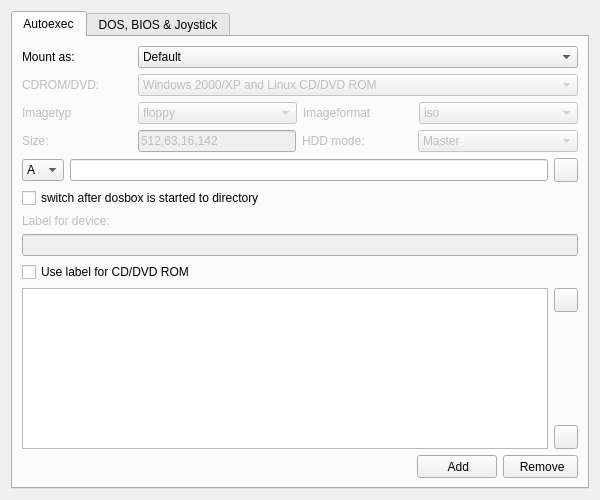
<ui version="4.0" >
 <class>UiMiscPage</class>
 <widget class="QWizardPage" name="UiMiscPage" >
  <property name="geometry" >
   <rect>
    <x>0</x>
    <y>0</y>
    <width>600</width>
    <height>500</height>
   </rect>
  </property>
  <property name="minimumSize" >
   <size>
    <width>600</width>
    <height>500</height>
   </size>
  </property>
  <property name="maximumSize" >
   <size>
    <width>600</width>
    <height>500</height>
   </size>
  </property>
  <property name="windowTitle" >
   <string>Misc</string>
  </property>
  <property name="windowIcon" >
   <iconset resource="../resource/dboxfeassistant.qrc" >
    <normaloff>:/dboxfe_image</normaloff>:/dboxfe_image</iconset>
  </property>
  <layout class="QGridLayout" name="glMiscPage" >
   <item row="0" column="0" >
    <widget class="QTabWidget" name="tabWidgetMisc" >
     <property name="currentIndex" >
      <number>0</number>
     </property>
     <widget class="QWidget" name="tabAutoxecConfig" >
      <attribute name="title" >
       <string>Autoexec</string>
      </attribute>
      <layout class="QGridLayout" name="glAutoexecConfig" >
       <item row="0" column="0" >
        <layout class="QVBoxLayout" name="vlAutoexecMount" >
         <item>
          <layout class="QHBoxLayout" name="hlAutoexecMountAs" >
           <item>
            <widget class="QLabel" name="labalAutoexecMountAs" >
             <property name="minimumSize" >
              <size>
               <width>110</width>
               <height>0</height>
              </size>
             </property>
             <property name="maximumSize" >
              <size>
               <width>110</width>
               <height>16777215</height>
              </size>
             </property>
             <property name="text" >
              <string>Mount as:</string>
             </property>
             <property name="buddy" >
              <cstring>cbxAutoexecDirectoryOption</cstring>
             </property>
            </widget>
           </item>
           <item>
            <widget class="QComboBox" name="cbxAutoexecDirectoryOption" >
             <item>
              <property name="text" >
               <string>Default</string>
              </property>
             </item>
             <item>
              <property name="text" >
               <string>CD/DVD ROM</string>
              </property>
             </item>
             <item>
              <property name="text" >
               <string>Floppy</string>
              </property>
             </item>
             <item>
              <property name="text" >
               <string>Image</string>
              </property>
             </item>
            </widget>
           </item>
          </layout>
         </item>
         <item>
          <layout class="QHBoxLayout" name="hlAutoexecCD_DVD" >
           <item>
            <widget class="QLabel" name="labalAutoexecCD_DVD" >
             <property name="enabled" >
              <bool>false</bool>
             </property>
             <property name="minimumSize" >
              <size>
               <width>110</width>
               <height>0</height>
              </size>
             </property>
             <property name="maximumSize" >
              <size>
               <width>110</width>
               <height>16777215</height>
              </size>
             </property>
             <property name="text" >
              <string>CDROM/DVD:</string>
             </property>
             <property name="buddy" >
              <cstring>cbxAutoexecCDDVDROMOption</cstring>
             </property>
            </widget>
           </item>
           <item>
            <widget class="QComboBox" name="cbxAutoexecCDDVDROMOption" >
             <property name="enabled" >
              <bool>false</bool>
             </property>
             <item>
              <property name="text" >
               <string>Windows 2000/XP and Linux CD/DVD ROM</string>
              </property>
             </item>
             <item>
              <property name="text" >
               <string>Windows 98 CD/DVD ROM</string>
              </property>
             </item>
            </widget>
           </item>
          </layout>
         </item>
         <item>
          <layout class="QHBoxLayout" name="hlAutoexecImageType" >
           <item>
            <widget class="QLabel" name="labalAutoexecImageType" >
             <property name="enabled" >
              <bool>false</bool>
             </property>
             <property name="minimumSize" >
              <size>
               <width>110</width>
               <height>0</height>
              </size>
             </property>
             <property name="maximumSize" >
              <size>
               <width>110</width>
               <height>16777215</height>
              </size>
             </property>
             <property name="text" >
              <string>Imagetyp</string>
             </property>
             <property name="buddy" >
              <cstring>cbxAutoexecCDDVDROMOption</cstring>
             </property>
            </widget>
           </item>
           <item>
            <widget class="QComboBox" name="cbxAutoexecImageTyp" >
             <property name="enabled" >
              <bool>false</bool>
             </property>
             <item>
              <property name="text" >
               <string>floppy</string>
              </property>
             </item>
             <item>
              <property name="text" >
               <string>iso</string>
              </property>
             </item>
             <item>
              <property name="text" >
               <string>hdd</string>
              </property>
             </item>
            </widget>
           </item>
           <item>
            <widget class="QLabel" name="labalAutoexecImageFormat" >
             <property name="enabled" >
              <bool>false</bool>
             </property>
             <property name="minimumSize" >
              <size>
               <width>110</width>
               <height>0</height>
              </size>
             </property>
             <property name="maximumSize" >
              <size>
               <width>110</width>
               <height>16777215</height>
              </size>
             </property>
             <property name="text" >
              <string>Imageformat</string>
             </property>
             <property name="buddy" >
              <cstring>cbxAutoexecCDDVDROMOption</cstring>
             </property>
            </widget>
           </item>
           <item>
            <widget class="QComboBox" name="cbxAutoexecImageFormat" >
             <property name="enabled" >
              <bool>false</bool>
             </property>
             <item>
              <property name="text" >
               <string>iso</string>
              </property>
             </item>
             <item>
              <property name="text" >
               <string>fat</string>
              </property>
             </item>
             <item>
              <property name="text" >
               <string>none</string>
              </property>
             </item>
            </widget>
           </item>
          </layout>
         </item>
         <item>
          <layout class="QHBoxLayout" name="hlAutoexecImageSizeHDDMode" >
           <item>
            <widget class="QLabel" name="labalAutoexecImageSize" >
             <property name="enabled" >
              <bool>false</bool>
             </property>
             <property name="minimumSize" >
              <size>
               <width>110</width>
               <height>0</height>
              </size>
             </property>
             <property name="maximumSize" >
              <size>
               <width>110</width>
               <height>16777215</height>
              </size>
             </property>
             <property name="text" >
              <string>Size:</string>
             </property>
             <property name="buddy" >
              <cstring>cbxAutoexecCDDVDROMOption</cstring>
             </property>
            </widget>
           </item>
           <item>
            <widget class="QLineEdit" name="LEImageSize" >
             <property name="enabled" >
              <bool>false</bool>
             </property>
             <property name="toolTip" >
              <string>sectorsbytesize, sectorsperhead, heads, cylinders</string>
             </property>
             <property name="statusTip" >
              <string>sectorsbytesize, sectorsperhead, heads, cylinders</string>
             </property>
             <property name="whatsThis" >
              <string>sectorsbytesize, sectorsperhead, heads, cylinders</string>
             </property>
             <property name="text" >
              <string>512,63,16,142</string>
             </property>
            </widget>
           </item>
           <item>
            <widget class="QLabel" name="labalAutoexecImageHddMode" >
             <property name="enabled" >
              <bool>false</bool>
             </property>
             <property name="minimumSize" >
              <size>
               <width>110</width>
               <height>0</height>
              </size>
             </property>
             <property name="maximumSize" >
              <size>
               <width>110</width>
               <height>16777215</height>
              </size>
             </property>
             <property name="text" >
              <string>HDD mode:</string>
             </property>
             <property name="buddy" >
              <cstring>cbxAutoexecCDDVDROMOption</cstring>
             </property>
            </widget>
           </item>
           <item>
            <widget class="QComboBox" name="cbxAutoexecImageHddMode" >
             <property name="enabled" >
              <bool>false</bool>
             </property>
             <property name="minimumSize" >
              <size>
               <width>160</width>
               <height>0</height>
              </size>
             </property>
             <property name="maximumSize" >
              <size>
               <width>160</width>
               <height>16777215</height>
              </size>
             </property>
             <item>
              <property name="text" >
               <string>Master</string>
              </property>
             </item>
             <item>
              <property name="text" >
               <string>Slave</string>
              </property>
             </item>
            </widget>
           </item>
          </layout>
         </item>
        </layout>
       </item>
       <item row="1" column="0" >
        <layout class="QVBoxLayout" name="vlAutoexecDrive" >
         <item>
          <layout class="QHBoxLayout" name="hlAutoexecDrive" >
           <item>
            <widget class="QComboBox" name="comboBoxDriveLetter" >
             <item>
              <property name="text" >
               <string>A</string>
              </property>
             </item>
             <item>
              <property name="text" >
               <string>C</string>
              </property>
             </item>
             <item>
              <property name="text" >
               <string>D</string>
              </property>
             </item>
             <item>
              <property name="text" >
               <string>E</string>
              </property>
             </item>
             <item>
              <property name="text" >
               <string>F</string>
              </property>
             </item>
             <item>
              <property name="text" >
               <string>G</string>
              </property>
             </item>
             <item>
              <property name="text" >
               <string>H</string>
              </property>
             </item>
             <item>
              <property name="text" >
               <string>I</string>
              </property>
             </item>
             <item>
              <property name="text" >
               <string>J</string>
              </property>
             </item>
             <item>
              <property name="text" >
               <string>K</string>
              </property>
             </item>
             <item>
              <property name="text" >
               <string>L</string>
              </property>
             </item>
             <item>
              <property name="text" >
               <string>M</string>
              </property>
             </item>
             <item>
              <property name="text" >
               <string>N</string>
              </property>
             </item>
             <item>
              <property name="text" >
               <string>O</string>
              </property>
             </item>
             <item>
              <property name="text" >
               <string>P</string>
              </property>
             </item>
             <item>
              <property name="text" >
               <string>Q</string>
              </property>
             </item>
             <item>
              <property name="text" >
               <string>R</string>
              </property>
             </item>
             <item>
              <property name="text" >
               <string>S</string>
              </property>
             </item>
             <item>
              <property name="text" >
               <string>T</string>
              </property>
             </item>
             <item>
              <property name="text" >
               <string>U</string>
              </property>
             </item>
             <item>
              <property name="text" >
               <string>V</string>
              </property>
             </item>
             <item>
              <property name="text" >
               <string>W</string>
              </property>
             </item>
             <item>
              <property name="text" >
               <string>X</string>
              </property>
             </item>
             <item>
              <property name="text" >
               <string>Y</string>
              </property>
             </item>
            </widget>
           </item>
           <item>
            <widget class="QLineEdit" name="lineEditDriveName" >
             <property name="text" >
              <string/>
             </property>
            </widget>
           </item>
           <item>
            <widget class="QPushButton" name="btnAutoexecDrive" >
             <property name="minimumSize" >
              <size>
               <width>24</width>
               <height>24</height>
              </size>
             </property>
             <property name="maximumSize" >
              <size>
               <width>24</width>
               <height>24</height>
              </size>
             </property>
             <property name="icon" >
              <iconset resource="../resource/dboxfeassistant.qrc" >
               <normaloff>:/folder_open</normaloff>:/folder_open</iconset>
             </property>
            </widget>
           </item>
          </layout>
         </item>
         <item>
          <widget class="QCheckBox" name="checkBoxAutoexecSwitchDir" >
           <property name="text" >
            <string>switch after dosbox is started to directory</string>
           </property>
          </widget>
         </item>
        </layout>
       </item>
       <item row="2" column="0" >
        <layout class="QVBoxLayout" name="vlAutoexecDevice" >
         <item>
          <widget class="QLabel" name="labalAutoexecDriveLabel" >
           <property name="enabled" >
            <bool>false</bool>
           </property>
           <property name="text" >
            <string>Label for device:</string>
           </property>
           <property name="buddy" >
            <cstring>lineEditDeviceLabel</cstring>
           </property>
          </widget>
         </item>
         <item>
          <widget class="QLineEdit" name="lineEditDeviceLabel" >
           <property name="enabled" >
            <bool>false</bool>
           </property>
          </widget>
         </item>
         <item>
          <widget class="QCheckBox" name="checkBoxAutoexecUsDeviceLabel" >
           <property name="text" >
            <string>Use label for CD/DVD ROM</string>
           </property>
          </widget>
         </item>
        </layout>
       </item>
       <item row="3" column="0" >
        <layout class="QHBoxLayout" name="hlAutoexecDriveList" >
         <item>
          <widget class="QListWidget" name="listWidgetAutoexec" />
         </item>
         <item>
          <layout class="QGridLayout" name="hlAutoexecMoveUpDown" >
           <property name="margin" >
            <number>0</number>
           </property>
           <property name="spacing" >
            <number>6</number>
           </property>
           <item row="1" column="0" >
            <spacer name="vsAutoexecMoveUpDown" >
             <property name="orientation" >
              <enum>Qt::Vertical</enum>
             </property>
             <property name="sizeHint" stdset="0" >
              <size>
               <width>20</width>
               <height>40</height>
              </size>
             </property>
            </spacer>
           </item>
           <item row="2" column="0" >
            <widget class="QPushButton" name="btnAutoexecMoveDown" >
             <property name="minimumSize" >
              <size>
               <width>24</width>
               <height>24</height>
              </size>
             </property>
             <property name="maximumSize" >
              <size>
               <width>24</width>
               <height>24</height>
              </size>
             </property>
             <property name="text" >
              <string/>
             </property>
             <property name="icon" >
              <iconset resource="../resource/dboxfeassistant.qrc" >
               <normaloff>:/arrow_down</normaloff>:/arrow_down</iconset>
             </property>
            </widget>
           </item>
           <item row="0" column="0" >
            <widget class="QPushButton" name="btnAutoexecMoveUp" >
             <property name="minimumSize" >
              <size>
               <width>24</width>
               <height>24</height>
              </size>
             </property>
             <property name="maximumSize" >
              <size>
               <width>24</width>
               <height>24</height>
              </size>
             </property>
             <property name="text" >
              <string/>
             </property>
             <property name="icon" >
              <iconset resource="../resource/dboxfeassistant.qrc" >
               <normaloff>:/arrow_up</normaloff>:/arrow_up</iconset>
             </property>
            </widget>
           </item>
          </layout>
         </item>
        </layout>
       </item>
       <item row="4" column="0" >
        <layout class="QHBoxLayout" name="hlAutoexecAddRemove" >
         <property name="spacing" >
          <number>6</number>
         </property>
         <property name="margin" >
          <number>0</number>
         </property>
         <item>
          <spacer name="hsAutoexecAddRemove" >
           <property name="orientation" >
            <enum>Qt::Horizontal</enum>
           </property>
           <property name="sizeHint" stdset="0" >
            <size>
             <width>40</width>
             <height>20</height>
            </size>
           </property>
          </spacer>
         </item>
         <item>
          <widget class="QPushButton" name="btnAutoexecAdd" >
           <property name="minimumSize" >
            <size>
             <width>75</width>
             <height>23</height>
            </size>
           </property>
           <property name="maximumSize" >
            <size>
             <width>110</width>
             <height>23</height>
            </size>
           </property>
           <property name="text" >
            <string> Add</string>
           </property>
           <property name="icon" >
            <iconset>
             <normaloff>:/pics/images/add_16.png</normaloff>:/pics/images/add_16.png</iconset>
           </property>
           <property name="flat" >
            <bool>false</bool>
           </property>
          </widget>
         </item>
         <item>
          <widget class="QPushButton" name="btnAutoexecRemove" >
           <property name="minimumSize" >
            <size>
             <width>75</width>
             <height>23</height>
            </size>
           </property>
           <property name="maximumSize" >
            <size>
             <width>75</width>
             <height>23</height>
            </size>
           </property>
           <property name="text" >
            <string> Remove</string>
           </property>
           <property name="icon" >
            <iconset>
             <normaloff>:/pics/images/delete_16.png</normaloff>:/pics/images/delete_16.png</iconset>
           </property>
          </widget>
         </item>
        </layout>
       </item>
      </layout>
     </widget>
     <widget class="QWidget" name="tabDosBiosJoystick" >
      <attribute name="title" >
       <string>DOS, BIOS &amp;&amp; Joystick</string>
      </attribute>
      <layout class="QGridLayout" name="glDosBiosJoystick" >
       <item row="0" column="0" colspan="2" >
        <widget class="QGroupBox" name="groupBoxOther" >
         <property name="title" >
          <string>DosBox</string>
         </property>
         <layout class="QGridLayout" name="glDosBox" >
          <item row="0" column="0" >
           <layout class="QHBoxLayout" name="hlDosBoxLanguage" >
            <item>
             <widget class="QLabel" name="lblLanguage" >
              <property name="minimumSize" >
               <size>
                <width>110</width>
                <height>0</height>
               </size>
              </property>
              <property name="maximumSize" >
               <size>
                <width>110</width>
                <height>16777215</height>
               </size>
              </property>
              <property name="text" >
               <string>Language:</string>
              </property>
              <property name="buddy" >
               <cstring>lineEditDosBoxLanguage</cstring>
              </property>
             </widget>
            </item>
            <item>
             <widget class="QLineEdit" name="lineEditDosBoxLanguage" />
            </item>
            <item>
             <widget class="QPushButton" name="btnLanguage" >
              <property name="minimumSize" >
               <size>
                <width>24</width>
                <height>24</height>
               </size>
              </property>
              <property name="maximumSize" >
               <size>
                <width>24</width>
                <height>24</height>
               </size>
              </property>
              <property name="toolTip" >
               <string>Open the language file for dosbox</string>
              </property>
              <property name="text" >
               <string/>
              </property>
              <property name="icon" >
               <iconset resource="../resource/dboxfeassistant.qrc" >
                <normaloff>:/folder_open</normaloff>:/folder_open</iconset>
              </property>
             </widget>
            </item>
           </layout>
          </item>
          <item row="0" column="1" >
           <layout class="QHBoxLayout" name="hlDosBoxMachine" >
            <item>
             <widget class="QLabel" name="labelOtherMachine" >
              <property name="minimumSize" >
               <size>
                <width>110</width>
                <height>0</height>
               </size>
              </property>
              <property name="maximumSize" >
               <size>
                <width>110</width>
                <height>16777215</height>
               </size>
              </property>
              <property name="text" >
               <string>Machine:</string>
              </property>
              <property name="buddy" >
               <cstring>comboBoxDosBoxMachine</cstring>
              </property>
             </widget>
            </item>
            <item>
             <widget class="QComboBox" name="comboBoxDosBoxMachine" >
              <property name="currentIndex" >
               <number>4</number>
              </property>
              <item>
               <property name="text" >
                <string>hercules</string>
               </property>
              </item>
              <item>
               <property name="text" >
                <string>cga</string>
               </property>
              </item>
              <item>
               <property name="text" >
                <string>tandy</string>
               </property>
              </item>
              <item>
               <property name="text" >
                <string>pcjr</string>
               </property>
              </item>
              <item>
               <property name="text" >
                <string>vga</string>
               </property>
              </item>
             </widget>
            </item>
           </layout>
          </item>
          <item row="1" column="0" >
           <layout class="QHBoxLayout" name="hlDosBoxCaptures" >
            <item>
             <widget class="QLabel" name="lblCaptures" >
              <property name="minimumSize" >
               <size>
                <width>110</width>
                <height>0</height>
               </size>
              </property>
              <property name="maximumSize" >
               <size>
                <width>110</width>
                <height>16777215</height>
               </size>
              </property>
              <property name="text" >
               <string>Captures:</string>
              </property>
              <property name="buddy" >
               <cstring>comboBoxDosBoxCapture</cstring>
              </property>
             </widget>
            </item>
            <item>
             <widget class="QComboBox" name="comboBoxDosBoxCapture" >
              <property name="currentIndex" >
               <number>2</number>
              </property>
              <item>
               <property name="text" >
                <string>wave</string>
               </property>
              </item>
              <item>
               <property name="text" >
                <string>midi</string>
               </property>
              </item>
              <item>
               <property name="text" >
                <string>capture</string>
               </property>
              </item>
              <item>
               <property name="text" >
                <string>screenshot</string>
               </property>
              </item>
             </widget>
            </item>
           </layout>
          </item>
          <item row="1" column="1" >
           <layout class="QHBoxLayout" name="hlDosBoxMemorySize" >
            <item>
             <widget class="QLabel" name="lblMemSize" >
              <property name="minimumSize" >
               <size>
                <width>110</width>
                <height>0</height>
               </size>
              </property>
              <property name="maximumSize" >
               <size>
                <width>110</width>
                <height>16777215</height>
               </size>
              </property>
              <property name="text" >
               <string>Memorysize:</string>
              </property>
              <property name="buddy" >
               <cstring>comboBoxDosBoxMemSize</cstring>
              </property>
             </widget>
            </item>
            <item>
             <widget class="QComboBox" name="comboBoxDosBoxMemSize" >
              <item>
               <property name="text" >
                <string>16</string>
               </property>
              </item>
              <item>
               <property name="text" >
                <string>32</string>
               </property>
              </item>
              <item>
               <property name="text" >
                <string>64</string>
               </property>
              </item>
             </widget>
            </item>
           </layout>
          </item>
         </layout>
        </widget>
       </item>
       <item row="1" column="0" >
        <widget class="QGroupBox" name="groupBoxDOS" >
         <property name="title" >
          <string>DOS</string>
         </property>
         <layout class="QGridLayout" name="glDos" >
          <item row="0" column="0" >
           <layout class="QHBoxLayout" name="hlDosXmsEmsUmb" >
            <item>
             <widget class="QCheckBox" name="checkBoxDosXMS" >
              <property name="text" >
               <string>XMS</string>
              </property>
              <property name="checked" >
               <bool>true</bool>
              </property>
             </widget>
            </item>
            <item>
             <widget class="QCheckBox" name="checkBoxDosEMS" >
              <property name="text" >
               <string>EMS</string>
              </property>
              <property name="checked" >
               <bool>true</bool>
              </property>
             </widget>
            </item>
            <item>
             <widget class="QCheckBox" name="checkBoxDosUMB" >
              <property name="text" >
               <string>UMB</string>
              </property>
              <property name="checked" >
               <bool>true</bool>
              </property>
             </widget>
            </item>
           </layout>
          </item>
          <item row="1" column="0" >
           <layout class="QHBoxLayout" name="hlDosKeyboardLayout" >
            <item>
             <widget class="QLabel" name="labelDosKeyboardLayout" >
              <property name="minimumSize" >
               <size>
                <width>110</width>
                <height>0</height>
               </size>
              </property>
              <property name="maximumSize" >
               <size>
                <width>110</width>
                <height>16777215</height>
               </size>
              </property>
              <property name="text" >
               <string>Keybordlayot:</string>
              </property>
              <property name="buddy" >
               <cstring>comboBoxDosKeyboardLayout</cstring>
              </property>
             </widget>
            </item>
            <item>
             <widget class="QComboBox" name="comboBoxDosKeyboardLayout" >
              <property name="currentIndex" >
               <number>0</number>
              </property>
              <item>
               <property name="text" >
                <string>none</string>
               </property>
              </item>
              <item>
               <property name="text" >
                <string>BG</string>
               </property>
              </item>
              <item>
               <property name="text" >
                <string>CZ243</string>
               </property>
              </item>
              <item>
               <property name="text" >
                <string>FR</string>
               </property>
              </item>
              <item>
               <property name="text" >
                <string>GK</string>
               </property>
              </item>
              <item>
               <property name="text" >
                <string>GR</string>
               </property>
              </item>
              <item>
               <property name="text" >
                <string>HR</string>
               </property>
              </item>
              <item>
               <property name="text" >
                <string>HU</string>
               </property>
              </item>
              <item>
               <property name="text" >
                <string>IT</string>
               </property>
              </item>
              <item>
               <property name="text" >
                <string>NL</string>
               </property>
              </item>
              <item>
               <property name="text" >
                <string>NO</string>
               </property>
              </item>
              <item>
               <property name="text" >
                <string>PL</string>
               </property>
              </item>
              <item>
               <property name="text" >
                <string>RU</string>
               </property>
              </item>
              <item>
               <property name="text" >
                <string>SK</string>
               </property>
              </item>
              <item>
               <property name="text" >
                <string>SP</string>
               </property>
              </item>
              <item>
               <property name="text" >
                <string>SU</string>
               </property>
              </item>
              <item>
               <property name="text" >
                <string>SV</string>
               </property>
              </item>
             </widget>
            </item>
           </layout>
          </item>
          <item row="2" column="0" >
           <widget class="QLabel" name="labelDosKeyboardLayoutInfo" >
            <property name="text" >
             <string>******</string>
            </property>
            <property name="alignment" >
             <set>Qt::AlignCenter</set>
            </property>
            <property name="buddy" >
             <cstring>comboBoxDosKeyboardLayout</cstring>
            </property>
           </widget>
          </item>
          <item row="3" column="0" >
           <spacer name="vsDos" >
            <property name="orientation" >
             <enum>Qt::Vertical</enum>
            </property>
            <property name="sizeHint" stdset="0" >
             <size>
              <width>31</width>
              <height>22</height>
             </size>
            </property>
           </spacer>
          </item>
         </layout>
        </widget>
       </item>
       <item row="1" column="1" >
        <widget class="QGroupBox" name="groupBoxJoystickType" >
         <property name="title" >
          <string>Joysticktype</string>
         </property>
         <layout class="QGridLayout" name="glJoystickType" >
          <item row="0" column="0" >
           <layout class="QHBoxLayout" name="hlJoystickType" >
            <item>
             <widget class="QCheckBox" name="checkBoxJoystickTimed" >
              <property name="text" >
               <string>Timed</string>
              </property>
             </widget>
            </item>
            <item>
             <widget class="QCheckBox" name="checkBoxJoystickAutofire" >
              <property name="text" >
               <string>Autofire</string>
              </property>
             </widget>
            </item>
            <item>
             <widget class="QCheckBox" name="checkBoxJoystickSwap34" >
              <property name="text" >
               <string>Swap 34</string>
              </property>
             </widget>
            </item>
            <item>
             <widget class="QCheckBox" name="checkBoxJoystickButtonWrap" >
              <property name="text" >
               <string>Button wrap</string>
              </property>
             </widget>
            </item>
           </layout>
          </item>
          <item row="1" column="0" >
           <widget class="QComboBox" name="comboBoxJoystickType" >
            <property name="currentIndex" >
             <number>0</number>
            </property>
            <item>
             <property name="text" >
              <string>auto</string>
             </property>
            </item>
            <item>
             <property name="text" >
              <string>none</string>
             </property>
            </item>
            <item>
             <property name="text" >
              <string>2axis</string>
             </property>
            </item>
            <item>
             <property name="text" >
              <string>4axis</string>
             </property>
            </item>
            <item>
             <property name="text" >
              <string>4axis_2</string>
             </property>
            </item>
            <item>
             <property name="text" >
              <string>fcs</string>
             </property>
            </item>
            <item>
             <property name="text" >
              <string>ch</string>
             </property>
            </item>
           </widget>
          </item>
          <item row="2" column="0" >
           <spacer name="vsJoystickType" >
            <property name="orientation" >
             <enum>Qt::Vertical</enum>
            </property>
            <property name="sizeHint" stdset="0" >
             <size>
              <width>291</width>
              <height>20</height>
             </size>
            </property>
           </spacer>
          </item>
         </layout>
         <zorder>comboBoxJoystickType</zorder>
         <zorder>vsJoystickType</zorder>
        </widget>
       </item>
       <item row="2" column="0" colspan="2" >
        <spacer name="vsDosBiosJoystick" >
         <property name="orientation" >
          <enum>Qt::Vertical</enum>
         </property>
         <property name="sizeHint" stdset="0" >
          <size>
           <width>551</width>
           <height>252</height>
          </size>
         </property>
        </spacer>
       </item>
      </layout>
     </widget>
    </widget>
   </item>
  </layout>
 </widget>
 <resources>
  <include location="../resource/dboxfeassistant.qrc" />
 </resources>
 <connections/>
</ui>
